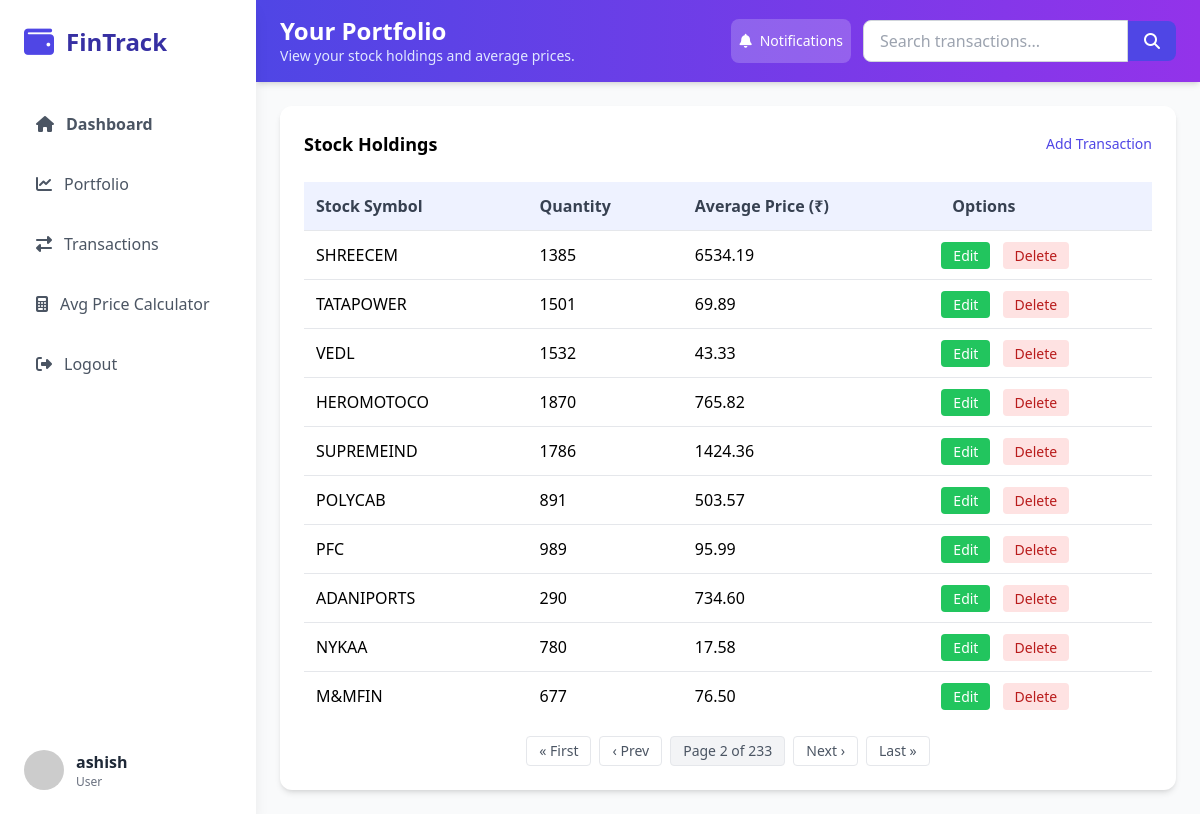
Page /portfolio/?page=2 (signed in) on the committed database.
### stocks/models.py (models this page shows, shortened)
class StockTransaction(models.Model):
    TRANSACTION_TYPES = (
        ("BUY", "Buy"),
        ("SELL", "Sell"),
    )
    user = models.ForeignKey(User, on_delete=models.CASCADE)
    stock_symbol = models.CharField(max_length=10)
    transaction_type = models.CharField(max_length=4, choices=TRANSACTION_TYPES)
    quantity = models.PositiveIntegerField()
    price_per_share = models.DecimalField(max_digits=10, decimal_places=2)
    transaction_date = models.DateTimeField(auto_now_add=True)

### stocks/views.py (the view)
# urls.py: path("portfolio/", views.portfolio, name="portfolio"),
@login_required
def portfolio(request):
    transactions = StockTransaction.objects.filter(user=request.user)
    portfolio = defaultdict(
        lambda: {
            "quantity": 0,
            "total_cost": Decimal("0.00"),
            "latest_transaction": None,
        }
    )
    for trans in transactions:
        data = portfolio[trans.stock_symbol]
        if trans.transaction_type == "BUY":
            data["quantity"] += trans.quantity
            data["total_cost"] += trans.quantity * trans.price_per_share
        else:  # SELL
            data["quantity"] -= trans.quantity
            data["total_cost"] -= trans.quantity * trans.price_per_share
        if (
            data["latest_transaction"] is None
            or trans.transaction_date > data["latest_transaction"].transaction_date
        ):
            data["latest_transaction"] = trans
    for symbol, data in portfolio.items():
        if data["quantity"] > 0:
            data["avg_price"] = data["total_cost"] / data["quantity"]
        else:
            data["avg_price"] = Decimal("0.00")
            data["quantity"] = 0
    portfolio = {
        symbol: {
            "symbol": symbol,
            "quantity": data["quantity"],
            "avg_price": data["avg_price"],
            "latest_pk": (
                data["latest_transaction"].pk if data["latest_transaction"] else None
            ),
        }
        for symbol, data in portfolio.items()
        if data["quantity"] > 0
    }
    portfolio_list = list(portfolio.values())
    paginator = Paginator(portfolio_list, 10)
    page_number = request.GET.get("page")
    page_obj = paginator.get_page(page_number)
    return render(request, "portfolio.html", {"page_obj": page_obj})

### stocks/templates/portfolio.html (shortened to what this page needs)
{% extends 'base.html' %}
{% block header_title %}Your Portfolio{% endblock %}
{% block header_subtitle %}View your stock holdings and average prices.{% endblock %}
{% block content %}
<div class="bg-white rounded-xl shadow-md p-6">
    {% if page_obj %}
    <div class="flex justify-between items-center mb-6">
        <h3 class="font-bold text-lg">Stock Holdings</h3>
        <a href="{% url 'add_transaction' %}" class="text-indigo-600 hover:text-indigo-800 text-sm font-medium">Add Transaction</a>
    </div>
    <div class="overflow-x-auto">
        <table class="w-full">
            <thead>
                <tr class="bg-indigo-50 text-gray-700">
                    <th class="p-3 text-left">Stock Symbol</th>
                    <th class="p-3 text-left">Quantity</th>
                    <th class="p-3 text-left">Average Price (₹)</th>
                    <th class="p-3 text-left">Options</th>
                </tr>
            </thead>
            <tbody>
                {% for item in page_obj %}
                <tr class="border-t hover:bg-gray-50 transition-colors">
                    <td class="p-3">{{ item.symbol }}</td>
                    <td class="p-3">{{ item.quantity }}</td>
                    <td class="p-3">{{ item.avg_price|floatformat:2 }}</td>
                    <td class="space-x-2">
                        <a href="{% url 'edit_transaction' item.latest_pk %}"
                           class="bg-green-500 text-white px-3 py-1 rounded hover:bg-green-600 text-sm">Edit</a>
                        <a href="{% url 'delete_transaction' item.latest_pk %}"
                           class="bg-red-100 text-red-700 px-3 py-1 rounded hover:bg-red-200 text-sm"
                           onclick="return confirm('Are you sure you want to delete this Transaction?');">Delete</a>
                    </td>
                </tr>
                {% endfor %}
            </tbody>
        </table>
    </div>
    <div class="mt-4 flex justify-center items-center space-x-2 text-sm text-gray-600">
        {% if page_obj.has_previous %}
            <a href="?page=1" class="px-3 py-1 border rounded hover:bg-gray-100">« First</a>
            <a href="?page={{ page_obj.previous_page_number }}" class="px-3 py-1 border rounded hover:bg-gray-100">‹ Prev</a>
        {% endif %}
        <span class="px-3 py-1 border rounded bg-gray-100">
            Page {{ page_obj.number }} of {{ page_obj.paginator.num_pages }}
        </span>
        {% if page_obj.has_next %}
            <a href="?page={{ page_obj.next_page_number }}" class="px-3 py-1 border rounded hover:bg-gray-100">Next ›</a>
            <a href="?page={{ page_obj.paginator.num_pages }}" class="px-3 py-1 border rounded hover:bg-gray-100">Last »</a>
        {% endif %}
    </div>
    {% else %}
    <p class="text-gray-600">No stocks in your portfolio.</p>
    <a href="{% url 'add_transaction' %}" class="mt-4 inline-block bg-indigo-600 text-white px-4 py-3 rounded-lg hover:bg-indigo-700">Add Transaction</a>
    {% endif %}
</div>
{% endblock %}

### stocks/templates/base.html (shortened to what this page needs)
{% load static %}
<!DOCTYPE html>
<html lang="en">
<head>
    <script src="https://cdn.tailwindcss.com"></script>
    <link rel="stylesheet" href="https://cdnjs.cloudflare.com/ajax/libs/font-awesome/6.4.0/css/all.min.css">
    <link rel="stylesheet" href="{% static 'css/styles.css' %}">
</head>
<body class="bg-gray-50 font-sans">
    <div id="sidebar" class="sidebar fixed h-screen w-64 bg-white shadow-lg z-40 md:block">
        <div class="p-6">
            <div class="flex items-center mb-10">
                <i class="fas fa-wallet text-indigo-600 text-3xl mr-3"></i>
                <h1 class="text-2xl font-bold text-indigo-800">FinTrack</h1>
            </div>
            <nav>
                <ul class="space-y-3">
                    {% for link in request.sidebar_nav_links %}
                    <li>
                        <a href="{{ link.url }}" class="flex items-center p-3 rounded-lg {% if link.is_active %}bg-indigo-50 text-indigo-600{% else %}text-gray-600 hover:bg-indigo-50 hover:text-indigo-600{% endif %} {% if link.font_semibold %}font-semibold{% endif %}">
                            <i class="fas {{ link.icon }} mr-3"></i>
                            {{ link.name }}
                        </a>
                    </li>
                    {% endfor %}
                </ul>
            </nav>
        </div>
        {% if request.sidebar_user %}
        <div class="absolute bottom-0 w-full p-6">
            <div class="flex items-center">
                <img src="https://randomuser.me/api/portraits/women/44.jpg" class="w-10 h-10 rounded-full mr-3" alt="User">
                <div>
                    <p class="font-semibold text-gray-800">{{ request.sidebar_user.username }}</p>
                    <p class="text-xs text-gray-500">{{ request.sidebar_user.is_staff|yesno:"Admin,User" }}
                </div>
            </div>
        </div>
        {% endif %}
    </div>
    <div class="md:ml-64 min-h-screen main-content">
        <header class="bg-gradient-to-r from-indigo-600 to-purple-600 text-white px-6 py-4 shadow-md">
            <div class="flex flex-col md:flex-row justify-between items-start md:items-center gap-4">
                <div>
                    <h2 class="text-2xl font-bold leading-tight">{% block header_title %}Dashboard{% endblock %}</h2>
                    <p class="text-indigo-100 text-sm">{% block header_subtitle %}Welcome back! Here's your financial overview.{% endblock %}</p>
                </div>
                <div class="flex items-center gap-3">
                    <button class="flex items-center gap-2 px-2 py-3 bg-white bg-white/20 hover:bg-white/30 hover:bg-blue-700 rounded-lg transition text-sm">
                        <i class="fas fa-bell"></i>
                        <span class="hidden md:inline">Notifications</span>
                    </button>
                    <form method="get" action="{% url 'search_transactions' %}" class="flex items-center mt-4 md:mt-0">
                        <input type="text" name="q" placeholder="Search transactions..." value="{{ request.GET.q }}"
                               class="px-4 py-2 rounded-l-lg border border-gray-300 focus:outline-none focus:ring-2 focus:ring-indigo-400 text-black">
                        <button type="submit" class="bg-indigo-600 text-white px-4 py-2 rounded-r-lg hover:bg-indigo-700">
                            <i class="fas fa-search"></i>
                        </button>
                    </form>
                </div>
            </div>
        </header>
        <div class="p-6">
            {% block content %}
            {% endblock %}
        </div>
    </div>
</body>
</html>

### stocks/static/css/styles.css (style rules this page uses)
body { font-family: Arial, sans-serif; }
.sidebar { transition: all 0.3s ease; }
input, select { transition: border-color 0.3s; }
button { transition: background-color 0.3s, transform 0.3s; }

### rows in the picture
StockTransaction: symbol "SHREECEM"
StockTransaction: symbol "TATAPOWER"
StockTransaction: symbol "VEDL"
StockTransaction: symbol "HEROMOTOCO"
StockTransaction: symbol "SUPREMEIND"
StockTransaction: symbol "POLYCAB"
StockTransaction: symbol "PFC"
StockTransaction: symbol "ADANIPORTS"
StockTransaction: symbol "NYKAA"
StockTransaction: symbol "M&MFIN"

### other values in the picture
{{ link.name }} "Dashboard" "Portfolio" "Transactions" "Avg Price Calculator" "Logout"
{{ request.sidebar_user.username }} "ashish"
{{ request.sidebar_user.is_staff|yesno:"Admin,User" }} "User"
{{ item.quantity }} "1385" "1501" "1532" "1870" "1786" "891" "989" "290" "780" "677"
{{ item.avg_price|floatformat:2 }} "6534.19" "69.89" "43.33" "765.82" "1424.36" "503.57" "95.99" "734.60" "17.58" "76.50"
{{ page_obj.number }} "2"
{{ page_obj.paginator.num_pages }} "233"
